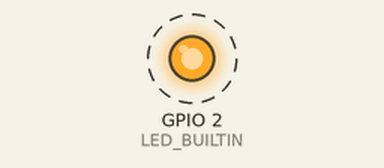
This sketch was run on a simulated ESP32. On the bench: output pins drawn as LEDs (lit = HIGH). Dashed ring = blinking. WiFi joins after 1.5 s; servers stay silent unless stated; what the sketch prints to the serial monitor is not drawn.

Above: at 1.7 s.
Timing chart, 0 to 4.5 s (numbered marks = the images above):
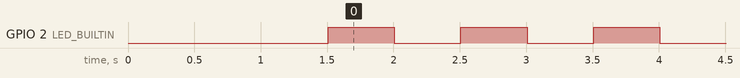

Measured:
- by itself, GPIO 2 (LED_BUILTIN): alternates HIGH for 0.50 s and LOW for 0.50 s

The sketch:

ESP32_WROVER__virtualMirror.ino
```cpp
/**********************************************************************
* Filename    : ESP32_WROVER__virtualMirror
* Description : Make builtin led to blink on core 1 when hanling TCP
* Socket on core 2. Sending integer to the phone.
* Auther      : Alternatives Solutions
* Modification: 2026/05/01
**********************************************************************/
#include <WiFi.h>

#define LED_BUILTIN  2
#define DELAY_TIME   1000

//update the ssid and password with your own for this code to run
const char* ssid = "YOUR_WIFI_NAME";
const char* password = "YOUR_WIFI_PASSWORD";


// Instead of a client connecting to an IP, we start a Server on port 8080
const uint16_t serverPort = 8080;
WiFiServer server(serverPort);

// Creating a "Handle" (an ID card for our task). It is optional for now
TaskHandle_t MyTaskHandle;

// the setup function runs once when you press reset or power the board
void setup() {
  Serial.begin(115200);
  // initialize digital pin LED_BUILTIN as an output.
  pinMode(LED_BUILTIN, OUTPUT);

  WiFi.begin(ssid, password);
  while (WiFi.status() != WL_CONNECTED) { delay(500); Serial.print("."); }
  Serial.println("\nWiFi Connected!");
  Serial.print("ESP32 IP Address: ");
  Serial.println(WiFi.localIP()); // YOU WILL NEED THIS FOR THE ANDROID APP

  server.begin(); // Start listening for the phone

  // create a task that will be executed in the
  // TCPTask() function, with priority 1
  // and executed on core 0
  xTaskCreatePinnedToCore(
        TCPTask,       /* Task function. */
        "TCP_VM",      /* name of task. */
        10000,         /* Stack size of task */
        NULL,          /* parameter of the task */
        1,             /* priority of the task */
        &MyTaskHandle, /* Task handle to keep track of created task */
        0              /* pin task to core 0 */
  );

  // Task 2: The Blinker (Core 1)
  xTaskCreatePinnedToCore(BlinkTask, "Blink", 1000, NULL, 1, NULL, 1);

  Serial.println("System initialized, up and running... ");
}

// the loop function runs over and over again forever
void loop() {
  vTaskDelete(NULL);  // We use tasks, so loop is empty
}

void BlinkTask(void * pvParameters) {
  for(;;) {
    digitalWrite(LED_BUILTIN, HIGH);        // turn the LED off (HIGH is the voltage level)
//    Serial.println("LED OFF");
    vTaskDelay(500 / portTICK_PERIOD_MS);   // wait for a Defined delay time
    digitalWrite(LED_BUILTIN, LOW);         // turn the LED ON, Active LOW
//    Serial.println("LED ON");
    vTaskDelay(500 / portTICK_PERIOD_MS);   // wait for a Defined delay time
  }
}

// Function for our Task on Core 0
void TCPTask(void * pvParameters) {
  Serial.print("Task1 running on core ");
  Serial.println(xPortGetCoreID());

  for(;;) { // Workers need their own infinite loop
    WiFiClient client = server.available(); // Wait for phone to connect
    if (client) {
      Serial.println("Phone Connected!");
      int count = 12;
      while (client.connected()) {
        // Sending as Raw Bytes (Little Endian) for your Java Receiver
        client.write((uint8_t*)&count, 4);
        Serial.printf("Sent Counter: %d\n", count);
        vTaskDelay(1000 / portTICK_PERIOD_MS);
      }
      client.stop();
      Serial.println("Phone Disconnected");
    }
    vTaskDelay(10 / portTICK_PERIOD_MS); // Small delay to prevent watchdog issues
  }
}
```
